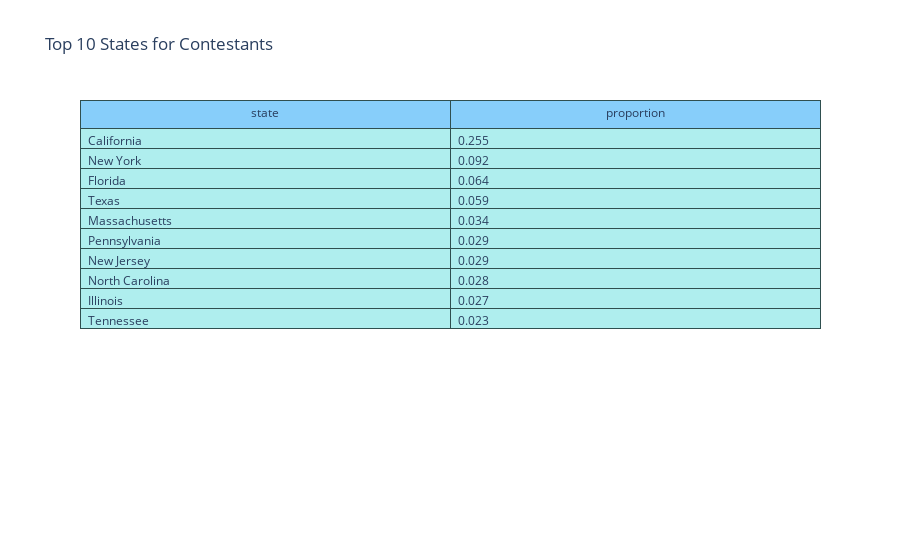

The notebook cell this image was saved under:
### Code cell
#make table for top 10 states for all contestants
fig = go.Figure(data=[go.Table(
    header=dict(values=list(loc_all.columns),
                fill_color='lightskyblue',
                line_color='darkslategray',
                align='center'),
    cells=dict(values=[loc_all.state, loc_all.proportion],
               line_color='darkslategray',
               fill_color='paleturquoise',
               align='left'))])
fig.update_layout(title_text = "Top 10 States for Contestants")
fig.show()

### Figure 1 — Plotly figure (JSON) as saved in the notebook; plotly's stock layout.template omitted (floating-point values rounded to 4 significant figures)
{"data": [{"cells": {"align": "left", "fill": {"color": "paleturquoise"}, "line": {"color": "darkslategray"}, "values": [["California", "New York", "Florida", "Texas", "Massachusetts", "Pennsylvania", "New Jersey", "North Carolina", "Illinois", "Tennessee"], [0.255, 0.092, 0.064, 0.059, 0.034, 0.029, 0.029, 0.028, 0.027, 0.023]]}, "header": {"align": "center", "fill": {"color": "lightskyblue"}, "line": {"color": "darkslategray"}, "values": ["state", "proportion"]}, "type": "table"}], "layout": {"autosize": true, "title": {"text": "Top 10 States for Contestants"}}}
